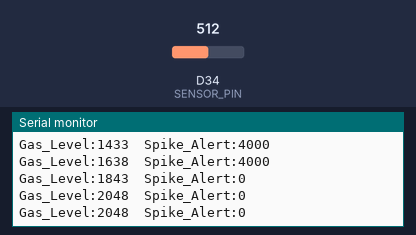
Bench run of a sketch on a simulated Arduino Due. On the bench: the last lines printed to the serial monitor. The test bench sets the inputs (shaded band); at power-on: D34 (SENSOR_PIN) = 512 (analog values on the 0–1023 scale).

Above: at 1.2 s.
1.3 s: D34 (SENSOR_PIN) set to 716
At 1.31 s:
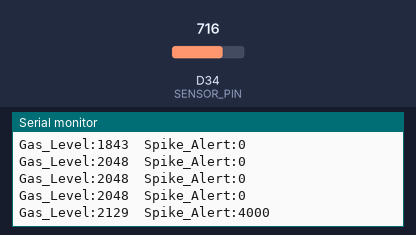
2.8 s: D34 (SENSOR_PIN) set to 900
At 2.81 s:
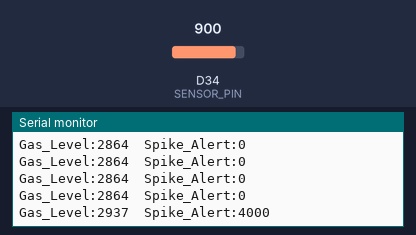
Timing chart, 0 to 5.8 s (numbered marks = the images above; inputs shaded):
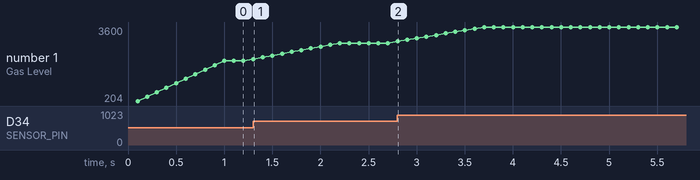

The sketch:

gas_sensor.ino
```cpp
/**
 * Gas Sensor Anomaly Detection Module
 * * This module implements real-time chemical vapor detection using an analog gas sensor.
 * It utilizes a moving average filter to establish a dynamic environmental baseline,
 * effectively smoothing out sensor noise and adapting to gradual environmental changes.
 * Anomaly detection is triggered when the current reading exhibits a sudden spike
 * exceeding a predefined percentage threshold relative to the moving baseline.
 * The implementation uses non-blocking timing (millis) to ensure seamless integration
 * with concurrent sensor operations.
 */

const int SENSOR_PIN = 34;
const int NUM_READINGS = 10;
const float SPIKE_THRESHOLD = 1.15;

int readings[NUM_READINGS];
int readIndex = 0;
long total = 0;
int average = 0;

unsigned long previousMillis = 0;
const long interval = 100;

void setup()
{
  Serial.begin(115200);

  analogReadResolution(12);

  for (int i = 0; i < NUM_READINGS; i++)
  {
    readings[i] = 0;
  }
}

void loop()
{
  unsigned long currentMillis = millis();

  if (currentMillis - previousMillis >= interval)
  {
    previousMillis = currentMillis;

    total = total - readings[readIndex];
    int currentReading = analogRead(SENSOR_PIN);
    readings[readIndex] = currentReading;
    total = total + readings[readIndex];

    readIndex = readIndex + 1;

    if (readIndex >= NUM_READINGS)
    {
      readIndex = 0;
    }

    average = total / NUM_READINGS;

    Serial.print("Gas_Level:");
    Serial.print(average);

    if (currentReading > (average * SPIKE_THRESHOLD))
    {
      Serial.print("\tSpike_Alert:");
      Serial.print(4000);
    }
    else
    {
      Serial.print("\tSpike_Alert:");
      Serial.print(0);
    }

    Serial.println();
  }
}
```

Measured:
- after the input at 1.3 s, the serial monitor: prints a new line at once (image 1)
- after the input at 2.8 s, the serial monitor: prints a new line at once (image 2)
- plotted number 1: 2048 → 2864 after the input at 1.3 s, 2864 → 3600 after the input at 2.8 s
